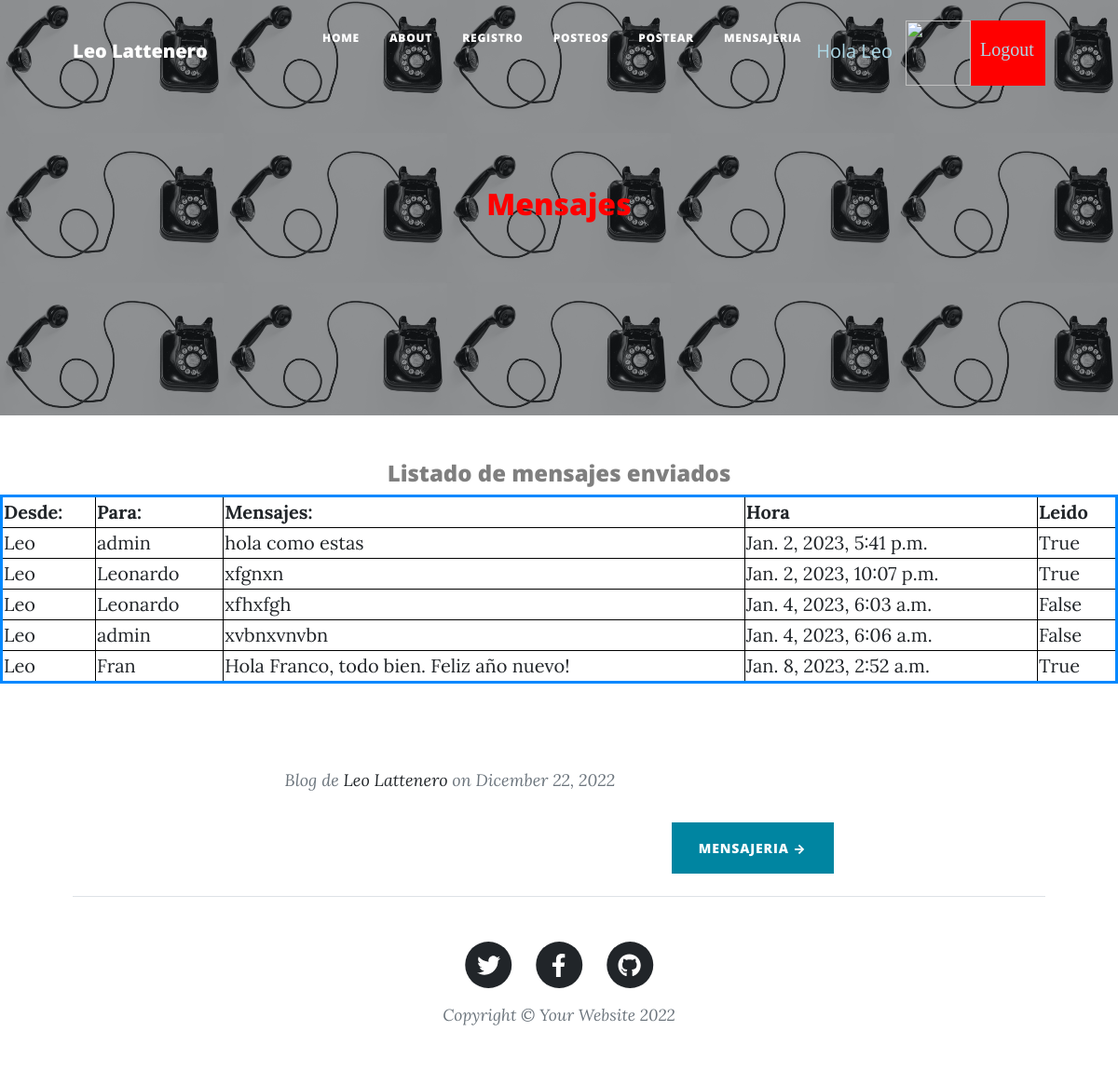
/chat/mensajeEnviado (signed in), run on an earlier commit of the app's database.
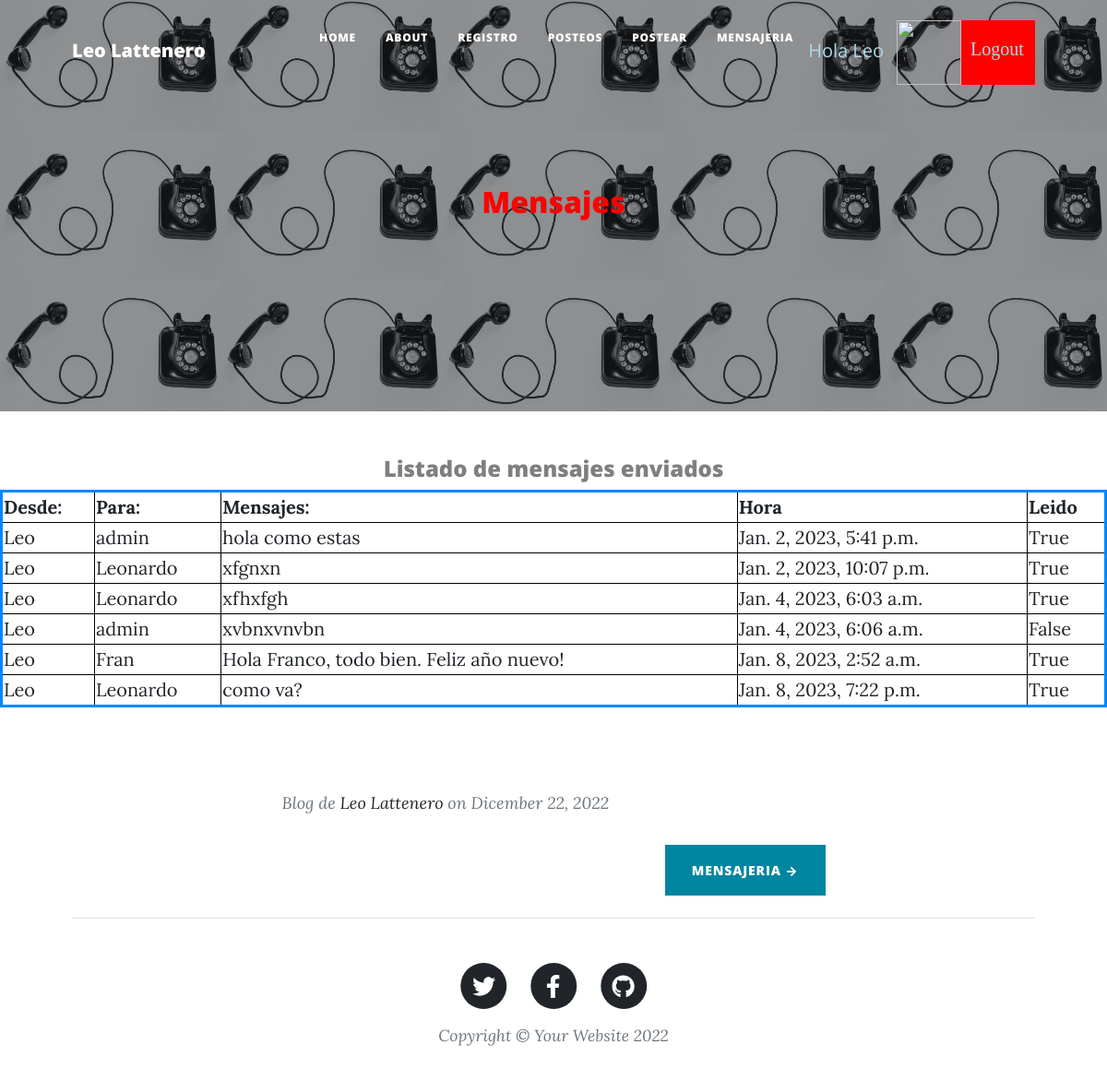
And on a later commit of the database.
### Chat/models.py (models this page shows)
class Mensaje(models.Model):
    enviar = models.ForeignKey(User, on_delete=models.CASCADE, related_name='sender')
    recibir = models.ForeignKey(User, on_delete=models.CASCADE, related_name='receiver')
    mensaje = models.TextField(max_length=5000)
    hora = models.DateTimeField(auto_now_add=True)
    leido = models.BooleanField(default=False)
    def __str__(self):
        return  str(self.leido) + " "+ self.mensaje + " "+ str(self.hora)

### Chat/views.py (the view)
# urls.py: path("mensajeEnviado", MensajeEnviado , name = "MensajeEnviado"),
def MensajeEnviado(request):
    usuario = request.user
    herram = Mensaje.objects.filter(enviar = usuario)
    print(herram)
    return render(request, "MensajeEnviado.html", {"mensajes": herram, "imagen": obtenerAvatar(request)})

### AppLogin/views.py (called while the page is built)
def obtenerAvatar(request):
    if request.user.is_authenticated:
        lista=Avatar.objects.filter(user=request.user)
        if len(lista)!=0:
            imagen=lista[0].imagen.url
        else:
            imagen="/media/avatares/avatarpordefecto.jpg"
        return imagen

### Chat/templates/MensajeEnviado.html (shortened to what this page needs)
{% extends "inicioChat.html" %}
{% load static %}
{% block titulo %}
<h2 style="color:red" >Mensajes </h2>
{% endblock %}
{% block contenido_que_cambia %}
<h4 class="text-black-50" style="text-align: center;">Listado de mensajes enviados</h4>
<table width="100%" style="border: 3px solid rgb(0, 136, 255);">
    <tr>
        <th>Desde:      </th>
        <th>Para:       </th>
        <th>Mensajes:   </th>
        <th>Hora        </th>
        <th>Leido       </th>
    </tr>
    {% for indice in mensajes %}
    <tr>
        <td>{{ indice.enviar }}</td>
        <td> {{ indice.recibir }}</td>
        <td style="text-align: left;">{{ indice.mensaje }}</td>
        <td>{{ indice.hora }}</td>
        <td>{{ indice.leido }}</td>
    </tr>
    {% endfor %}
</table>
<br>
<br>
{% endblock %}

What changed in the data, as far as the page shows it:
changed Mensaje "xfhxfgh": leido "False" → "True"
added Mensaje: enviar "Leo", recibir "Leonardo", mensaje "como va?", hora "Jan. 8, 2023, 7:22 p.m.", leido "True"
